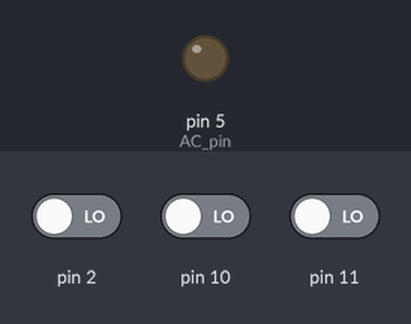
Simulated run of this sketch. Board: Arduino Uno, built with avr-gcc and run on an emulated ATmega328P. Parts: output pins drawn as LEDs (lit = HIGH). The inputs (shaded band) are chosen by the test bench; at power-on: pin 2 LOW, pin 10 LOW, pin 11 LOW.

Above: at 1.2 s.
1.3 s: pin 2 driven HIGH
At 1.9 s:
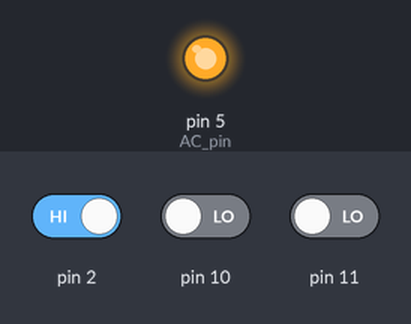
Timing chart, 0 to 4.3 s (numbered marks = the images above; inputs shaded):
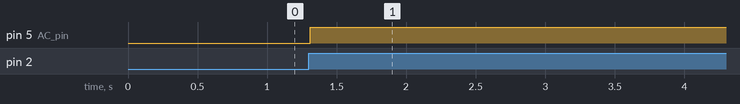

The sketch:

DigitalFAN_Regulator.ino
```cpp
#include <TimerOne.h>
volatile int i=0;               // Variable to use as a counter
volatile boolean zero_cross=0;  // Boolean to store a "switch" to tell us if we have crossed zero
int AC_pin = 5;

int dim2 = 0;                   // led control
int dim = 128;                  // Dimming level (0-128)  0 = on, 128 = 0ff
int freqStep = 75;    // This is the delay-per-brightness step in microseconds.
int buttonchk=0;

void setup() {
  // put your setup code here, to run once:
  pinMode(AC_pin, OUTPUT);                          // Set the Triac pin as output
  pinMode(10, INPUT);
  pinMode(11, INPUT);
  attachInterrupt(0, zero_cross_detect, RISING);    // Attach an Interupt to Pin 2 (interupt 0) for Zero Cross Detection
  Timer1.initialize(freqStep);                      // Initialize TimerOne library for the freq we need
  Timer1.attachInterrupt(dim_check, freqStep);
}

void zero_cross_detect()
{
  zero_cross = true;               // set the boolean to true to tell our dimming function that a zero cross has occured
  i=0;
  digitalWrite(AC_pin, LOW);
}
// Turn on the TRIAC at the appropriate time
void dim_check()
{
  if(zero_cross == true) {
    if(i>=dim) {
      digitalWrite(AC_pin, HIGH);  // turn on light
      i=0;  // reset time step counter
      zero_cross=false;    // reset zero cross detection
    }
    else {
      i++;  // increment time step counter
}}}

void translateIR() // takes action based on IR code received
{
  switch(buttonchk)
  {
  case 1:
    {

    if (dim<127)
   {
    dim = dim + 8;
    if (dim>127)
    {
      dim=128; // in vechiul sketch era 127
    }
    delay(100);
    buttonchk=0;
    }}

    break;

  case 2:
    {

      {
  if (dim>5)
  {
     dim = dim - 8;
  if (dim<0)
    {
      dim=0;  // in vechiul sketch era 1
    } }}
    delay(100);
    buttonchk=0;
    }
    break;
  }}

void loop() {
  // put your main code here, to run repeatedly:
  if(digitalRead(10)==HIGH)
  {
    buttonchk=1;
  }
  if(digitalRead(11)==HIGH)
  {
    buttonchk=2;
  }
translateIR();
}
```

Measured:
- after the input at 1.3 s, pin 5 (AC_pin): LOW → HIGH at once
